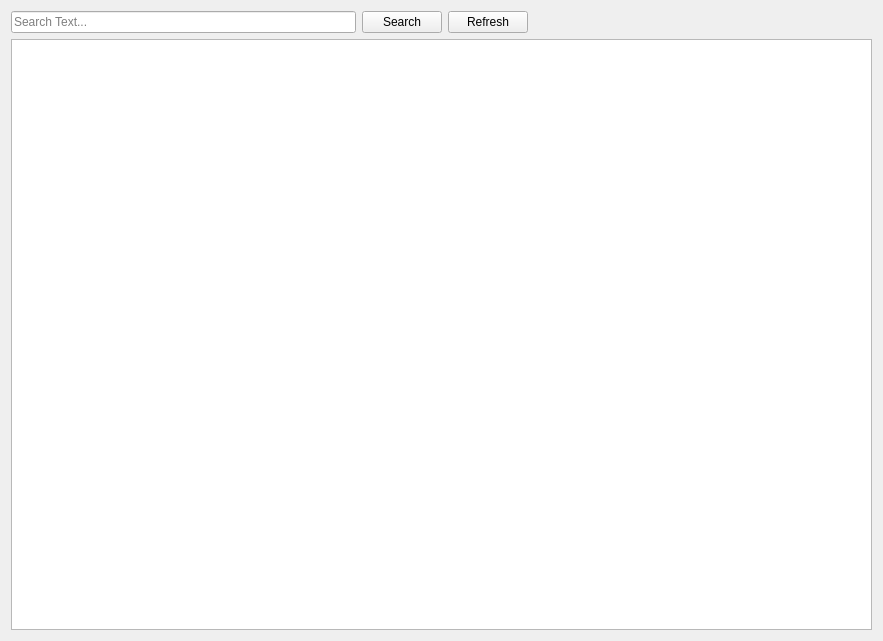
<?xml version="1.0" encoding="UTF-8"?>
<ui version="4.0">
 <class>unified_logs_viewer</class>
 <widget class="QWidget" name="unified_logs_viewer">
  <property name="geometry">
   <rect>
    <x>0</x>
    <y>0</y>
    <width>883</width>
    <height>641</height>
   </rect>
  </property>
  <property name="sizePolicy">
   <sizepolicy hsizetype="Expanding" vsizetype="Expanding">
    <horstretch>0</horstretch>
    <verstretch>0</verstretch>
   </sizepolicy>
  </property>
  <property name="maximumSize">
   <size>
    <width>16777212</width>
    <height>16777215</height>
   </size>
  </property>
  <property name="windowTitle">
   <string>MainWindow</string>
  </property>
  <layout class="QVBoxLayout" name="verticalLayout_3">
   <item>
    <layout class="QVBoxLayout" name="verticalLayout_2">
     <item>
      <layout class="QVBoxLayout" name="verticalLayout">
       <item>
        <layout class="QHBoxLayout" name="horizontalLayout">
         <item>
          <widget class="QLineEdit" name="lineEdit_search">
           <property name="focusPolicy">
            <enum>Qt::StrongFocus</enum>
           </property>
           <property name="frame">
            <bool>true</bool>
           </property>
           <property name="placeholderText">
            <string>Search Text...</string>
           </property>
           <property name="clearButtonEnabled">
            <bool>true</bool>
           </property>
          </widget>
         </item>
         <item>
          <widget class="QPushButton" name="pushButton_search">
           <property name="text">
            <string>Search</string>
           </property>
          </widget>
         </item>
         <item>
          <widget class="QPushButton" name="pushButton_refresh">
           <property name="text">
            <string>Refresh</string>
           </property>
          </widget>
         </item>
         <item>
          <spacer name="horizontalSpacer">
           <property name="orientation">
            <enum>Qt::Horizontal</enum>
           </property>
           <property name="sizeHint" stdset="0">
            <size>
             <width>40</width>
             <height>20</height>
            </size>
           </property>
          </spacer>
         </item>
        </layout>
       </item>
       <item>
        <widget class="QTableView" name="tableView"/>
       </item>
      </layout>
     </item>
    </layout>
   </item>
  </layout>
 </widget>
 <resources/>
 <connections/>
</ui>
